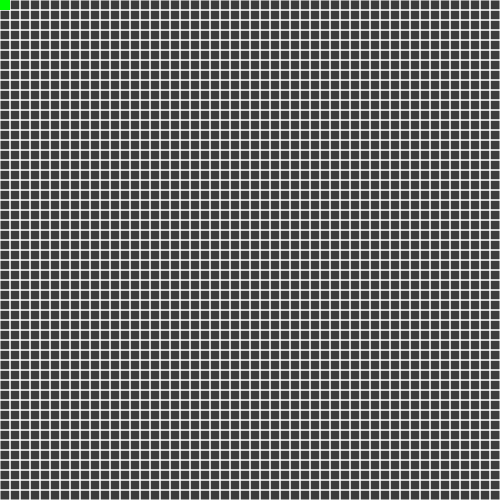
Frame 1 (no input)
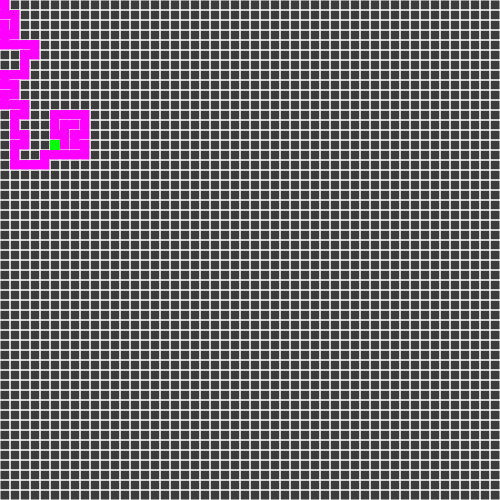
Frame 60 (no input)
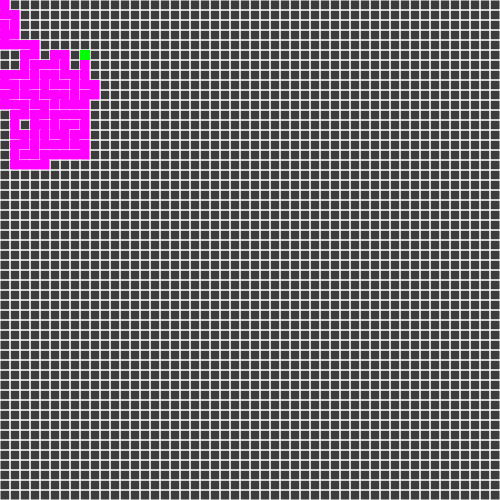
Frame 120 (the mouse pressed at the canvas centre since frame 60)

The p5.js sketch that drew these frames (run headless with seeded random() and noise() and a simulated clock; from frame 60 on, the mouse is pressed at the canvas centre):

// p5.js sketch
// ── sketch.js
var scl = 10
var cols, rows, cell_list = []
var current
var stack = []

function setup() {
  createCanvas(500, 500);
  cols = floor(width / scl)
  rows = floor(height / scl)
  for (var j = 0; j < rows; j++) {
    for (var i = 0; i < cols; i++) {
      cell_list.push(new cell(i, j))
    }
  }
  current = cell_list[0]
  current.visited = true
frameRate(150)

}

function draw() {
  background(60);

  for (var i = 0; i < rows * cols; i++) {
    cell_list[i].show()
  }


    current.emphasize()
  current.visited = true
  var next = current.checkNeighbours()

  if (next) {
    stack.push(current)

    removeWalls(next, current)
    current = next
  } else if (stack.length > 0) {
    current = stack.pop()
  }
}
// ── cells.js
function getIndex(i, j) {
  if (i < 0 || j < 0 || i > cols - 1 || j > rows - 1) {
    return -1
  }
  return i + j * cols
}

function cell(i, j) {
  this.i = i
  this.j = j
  this.walls = [true, true, true, true] //top,right,down, left
  this.visited = false
  this.show = function() {
    stroke(255)
    if (this.walls[0]) {
      line(this.i * scl, this.j * scl, (this.i + 1) * scl, this.j * scl) //top
    }
    if (this.walls[1]) {
      line((this.i + 1) * scl, this.j * scl, (this.i + 1) * scl, (this.j + 1) * scl) //right
    }
    if (this.walls[2]) {
      line(this.i * scl, (this.j + 1) * scl, (this.i + 1) * scl, (this.j + 1) * scl) //down
    }
    if (this.walls[3]) {
      line(this.i * scl, this.j * scl, this.i * scl, (this.j + 1) * scl) //left
    }
    if (this.visited) {
      noStroke()
      fill(255, 0, 255)
      square(this.i * scl, this.j * scl, scl)
    }
  }
  this.checkNeighbours = function() {
    var neighb = []
    var top = cell_list[getIndex(i, j - 1)]
    var right = cell_list[getIndex(1 + i, j)]
    var down = cell_list[getIndex(i, j + 1)]
    var left = cell_list[getIndex(i - 1, j)]
    if (top && !top.visited) {
      neighb.push(top)
    }
    if (right && !right.visited) {
      neighb.push(right)
    }
    if (down && !down.visited) {
      neighb.push(down)
    }
    if (left && !left.visited) {
      neighb.push(left)
    }
    if (neighb.length) {
      var r = floor(random(neighb.length))
      return neighb[r]
    }
  }
  this.emphasize = function(){
    noStroke()
    fill(0,255,0)
    square(this.i*scl,this.j*scl,scl)
  }
}

function removeWalls(a, b) {
  if (a.i - b.i == 1) {
    a.walls[3] = false
    b.walls[1] = false
  } else if (a.i - b.i == -1) {
    b.walls[3] = false
    a.walls[1] = false
  }
  if (a.j - b.j == 1) {
    a.walls[0] = false
    b.walls[2] = false
  } else if (a.j - b.j == -1) {
    b.walls[0] = false
    a.walls[2] = false
  }
}
